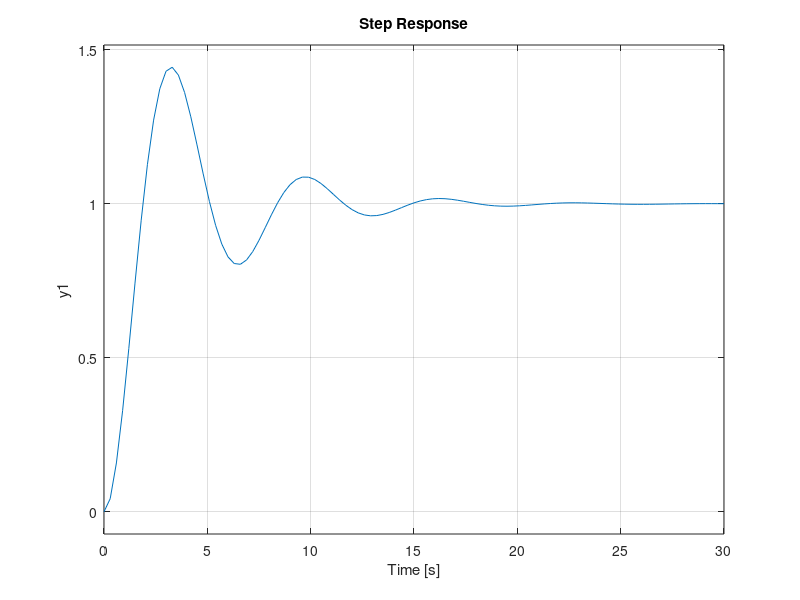

Reproduce this figure in MATLAB. (Note: this script raises an error after producing the figure.)
clc; clear; close all;

k = 10; %valores de k que o sistema fica estável com b-3 e j=1 de 1 a 5
j = 10; b = 5; %constantes do servo
sensor = 1; %ganho da realimentacao
degrau = tf([1], [1]);

controlador = tf([k k], 1);
n_servo = 1;
d_servo = [j b 0];
servo = tf(n_servo, d_servo);

n_carga = 1;
d_carga = [1 1];
carga = tf(n_carga, d_carga);

p1 = controlador*servo*carga;
sistema = feedback(p1, sensor);

%rlocus(sistema)
step(sistema);
%sisotool(sistema);

info = stepinfo(sistema);
[w, zeta] = damp(sistema);
disp('Frequências naturais (rad/s):')
disp(w(1))
disp('Coeficientes de amortecimento:') 
disp(zeta(1))
Kp = dcgain(sistema); %calculo de erro para degrau    
erro =  1 - info.SettlingMin; %referencia - valor da saida degrau
ts5 = 3/( zeta(1)*w(1));

disp("Tr (s) = ") 
disp(info.RiseTime)
disp("Tp (s) = ")
disp(info.PeakTime) %tempo de pico
disp("Ts 2% (s) = ")
disp(info.SettlingTime) %tempo de acomodação padrão de 2% já
disp("Ts 5% (s) = ")
disp(ts5)
disp("Erro = ")
disp(erro)